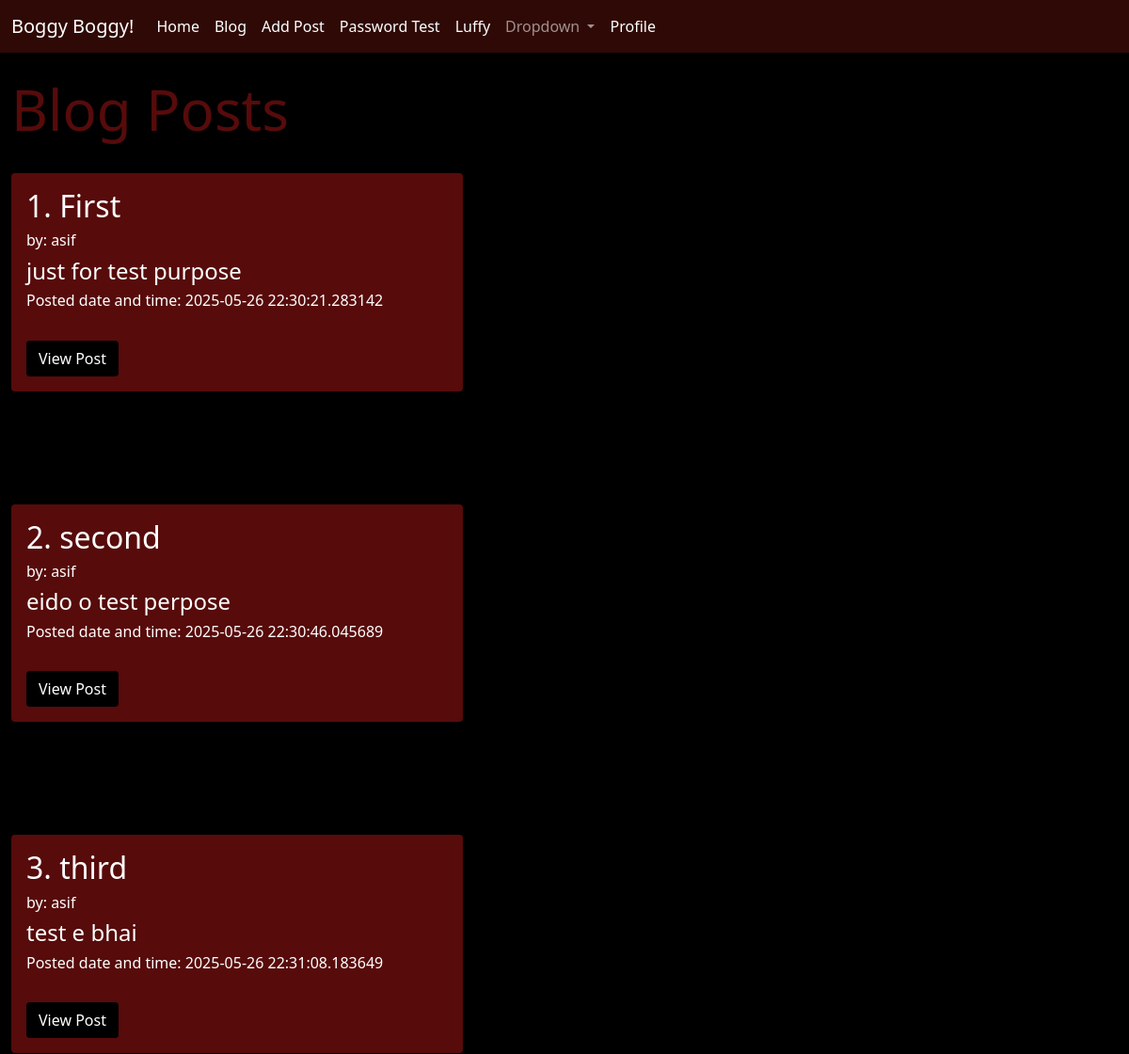
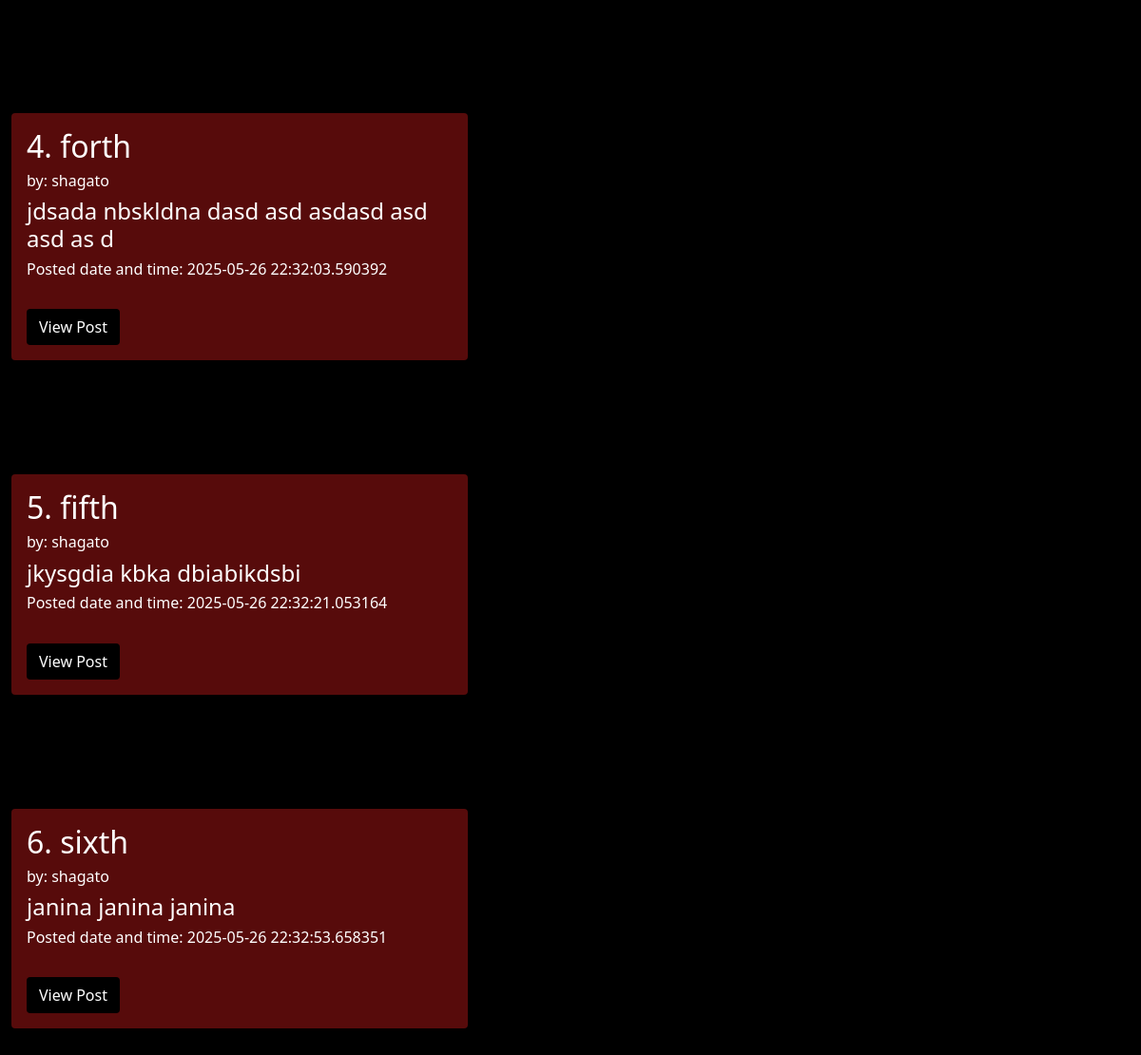
Screenshot of /posts (signed in) with the database file from the repository (2 pictures, top to bottom).
### app.py (models this page shows, shortened)
class Posts(db.Model):
    id = db.Column(db.Integer,primary_key = True)
    title =db.Column(db.String(200))
    content = db.Column(db.String (1000))
    date_posted = db.Column(db.DateTime, default=datetime.utcnow)
    slug = db.Column(db.String(200))
    poster_id = db.Column(db.Integer, db.ForeignKey('users.id'))

class Users(db.Model, UserMixin):
    id = db.Column(db.Integer,primary_key=True)
    username = db.Column(db.String(200), nullable=False,unique=True)
    name = db.Column(db.String(200),nullable=False)
    email = db.Column(db.String(200),nullable=False, unique=True)
    month = db.Column(db.String(20))
    date_added = db.Column(db.DateTime, default=datetime.utcnow)
    password_hash = db.Column(db.String(200))
    posts = db.relationship('Posts', backref='poster')
    @property
    def password(self):
        raise AttributeError("Password is not readable.")

### app.py (the view)
@app.route('/posts')
@login_required
def posts():
    posts = Posts.query.order_by(Posts.date_posted)
    return render_template("posts.html", posts=posts)

### app.py (called while the page is built)
@login_manager.user_loader
def load_user(user_id):
    return Users.query.get(int(user_id))

### templates/posts.html (shortened to what this page needs)
{% extends 'base.html' %}
{% block content %}
<h1 style="color:rgb(87, 11, 11);">Blog Posts</h1><br/>
{% for i in posts %}
    <div class="shadow p-3 mb-5 rounded" style="max-width: 30rem; background-color: rgb(87, 11, 11); color: white;">
            <h2>{{i.id}}. {{ i.title }}</h2>
            <h6>by: {{ i.poster.name }}</h6>
            <h4>{{ i.content }}</h4>
            <h6>Posted date and time: {{ i.date_posted }}</h6><br/>
            <form method="POST">
                <button type="button" class="btn"  style="background-color: rgb(0, 0, 0); color: rgb(255, 255, 255);" onclick="window.location.href='{{ url_for('post',id=i.id) }}'">View Post</button>
            </form>
    </div>
    <br/><br/><br/>
{% endfor %}
{% endblock %}

### templates/base.html (shortened to what this page needs)
<!doctype html>
<html lang="en">
  <head>
    <link href="https://cdn.jsdelivr.net/npm/bootstrap@5.0.2/dist/css/bootstrap.min.css" rel="stylesheet">
    <link href="{{url_for('static',filename='css/style.css')}}" rel="stylesheet"
  </head>
  <body>
    {% include 'navbar.html' %}
  <br/>
    <div class="container-fluid">
    {% block content %}
    {% endblock %}
    </div>
  </body>
</html>

### templates/navbar.html (shortened to what this page needs)
<nav class="navbar navbar-expand-lg navbar-dark" style="background-color:rgb(47, 9, 5);">
  <div class="container-fluid">
    <a class="navbar-brand" href="{{ url_for('index')}}">Boggy Boggy!</a>
      <div class="collapse navbar-collapse" id="navbarSupportedContent">
        <ul class="navbar-nav me-auto mb-2 mb-lg-0">
          {% if current_user.is_authenticated %}
                    <li class="nav-item">
            <a class="nav-link active" aria-current="page" href="{{url_for('home')}}">Home</a>
          </li>
          <li class="nav-item">
            <a class="nav-link active" aria-current="page" href="{{url_for('posts')}}">Blog</a>
          </li>
          <li class="nav-item">
            <a class="nav-link active" aria-current="page" href="{{url_for('add_post')}}">Add Post</a>
          </li>
          <li class="nav-item">
            <a class="nav-link active" aria-current="page" href="{{url_for('test_pw')}}">Password Test</a>
          </li>
          <li class="nav-item" >
            <a class="nav-link active" aria-current="page" href="{{url_for('user', name='LUFFY')}}">Luffy</a>
          </li>
          <li class="nav-item dropdown">
            <a class="nav-link dropdown-toggle" href="#" id="navbarDropdown" role="button" data-bs-toggle="dropdown" aria-expanded="false">
              Dropdown
            </a>
          </li>
            <li class="nav-item">
              <a class="nav-link active" aria-current="page" href="{{url_for('dashboard')}}">Profile</a>
            </li>
          {% else %}
            <li class="nav-item">
              <a class="nav-link active" aria-current="page" href="{{url_for('login')}}">Login</a>
            </li>
          {% endif %}
        </ul>
      </div>
    </div>
  </nav>

### static/css/style.css (style rules this page uses)
h1 { font-size: 60px; }
body { background: #000000; color:aliceblue }

### rows the page displays
Posts: id "1", title "First", poster.name "asif", content "just for test purpose", date_posted "2025-05-26 22:30:21.283142"
Posts: id "2", title "second", poster.name "asif", content "eido o test perpose", date_posted "2025-05-26 22:30:46.045689"
Posts: id "3", title "third", poster.name "asif", content "test e bhai", date_posted "2025-05-26 22:31:08.183649"
Posts: id "4", title "forth", poster.name "shagato", content "jdsada nbskldna dasd asd asdasd asd asd as d", date_posted "2025-05-26 22:32:03.590392"
Posts: id "5", title "fifth", poster.name "shagato", content "jkysgdia kbka dbiabikdsbi", date_posted "2025-05-26 22:32:21.053164"
Posts: id "6", title "sixth", poster.name "shagato", content "janina janina janina", date_posted "2025-05-26 22:32:53.658351"
